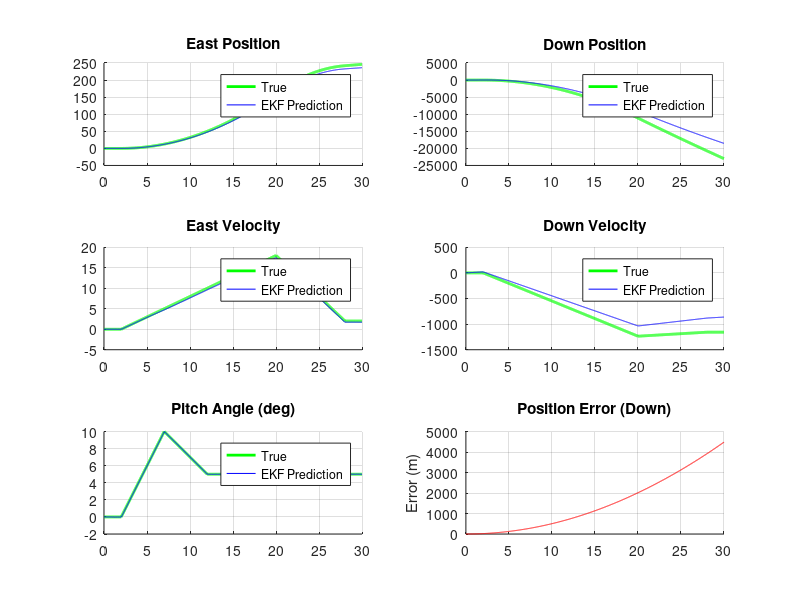

MATLAB code to generate this figure:
clc; clear; close all;

%% 1. Simulation Setup
% Constants & Time
g = 9.81; % m/s^2
dt = 0.01; % Simulation time step (100 Hz)
t_end = 30;
N = t_end / dt;
t = (0:N-1)' * dt;

% True Vehicle Motion Profile
true_pitch_rate = zeros(N, 1);
true_pitch_rate(t > 2 & t <= 7) = deg2rad(2);
true_pitch_rate(t > 7 & t <= 12) = deg2rad(-1);
true_pitch = cumsum(true_pitch_rate) * dt;


% Integrate total acceleration to get true velocity and position
true_accel_e = zeros(N, 1);
true_accel_d = zeros(N, 1);
true_accel_e(t > 2 & t <= 20) = 1;
true_accel_e(t > 20 & t <= 28) = -2;
true_accel_d(t > 2 & t <= 20) = -9.81*7;
true_accel_d(t > 20 & t <= 28) = 9.81;

true_vel_e = cumsum(true_accel_e) * dt;
true_vel_d = cumsum(true_accel_d) * dt;
true_pos_e = cumsum(true_vel_e) * dt;
true_pos_d = cumsum(true_vel_d) * dt;

%% 2. Generate Physically Consistent Sensor Data (WITH NOISE)
% Define noise levels
gyro_noise_std = deg2rad(0.1); % Gyro noise (rad/s)
accel_noise_std = 0.05;       % Accelerometer noise (m/s^2)

% Generate noisy sensor data
perfect_accel_data_x = true_accel_e .* cos(true_pitch) + true_accel_d .* sin(true_pitch) - g .* sin(true_pitch);
perfect_accel_data_z = true_accel_e .* sin(true_pitch) + true_accel_d .* cos(true_pitch) - g .* cos(true_pitch);
perfect_gyro_data = true_pitch_rate;

accel_data_x = perfect_accel_data_x + randn(N, 1) * accel_noise_std;
accel_data_z = perfect_accel_data_z + randn(N, 1) * accel_noise_std;
gyro_data = perfect_gyro_data + randn(N, 1) * gyro_noise_std;

% GPS & Absolute Angle (Low Rate) - Not used in this test
gps_pos_e_data = nan(N, 1); gps_pos_d_data = nan(N, 1);
gps_vel_e_data = nan(N, 1); gps_vel_d_data = nan(N, 1);
gps_pitch_data = nan(N, 1);

%% 3. EKF Initialization
x_hat = zeros(5, 1);
P = eye(5) * 0.01;

% Process Noise (Q) must be non-zero for the filter to trust its model less
sigma_a = 0.1; % Uncertainty in our acceleration model
sigma_w = deg2rad(0.05); % Uncertainty in our gyro model
Q_pv = [[dt^4/4, dt^3/2]; [dt^3/2, dt^2]] * sigma_a^2;
Q = zeros(5);
Q(1:2, 1:2) = Q_pv;
Q(3:4, 3:4) = Q_pv;
Q(5,5) = (dt * sigma_w)^2;

x_hat_hist = zeros(N, 5);
x_hat_hist(1, :) = x_hat';

%% 4. EKF Main Loop (Prediction Only)
for k = 2:N
    % --- I. Prediction Step ---
    p_e_prev = x_hat(1); p_d_prev = x_hat(2);
    v_e_prev = x_hat(3); v_d_prev = x_hat(4);
    theta_prev = x_hat(5);
    
    a_x_meas = accel_data_x(k-1);
    a_z_meas = accel_data_z(k-1);
    w_meas = gyro_data(k-1);
    
    theta_mid = theta_prev + w_meas * dt / 2;
    ct = cos(theta_mid);
    st = sin(theta_mid);
    
    % Reconstruct kinematic acceleration in the BODY frame
    g_body_x = g * st;
    g_body_z = g * ct;
    a_kin_body_x = a_x_meas + g_body_x;
    a_kin_body_z = a_z_meas + g_body_z;

    % Rotate kinematic acceleration to the INERTIAL frame
    a_kin_inertial_e = a_kin_body_x * ct - a_kin_body_z * st;
    a_kin_inertial_d = a_kin_body_x * st + a_kin_body_z * ct;

    % Add inertial gravity to get TOTAL acceleration
    a_total_e = a_kin_inertial_e;
    a_total_d = a_kin_inertial_d + g;

    % Predict state by integrating total acceleration
    x_hat(1) = p_e_prev + v_e_prev * dt + 0.5 * a_total_e * dt^2;
    x_hat(2) = p_d_prev + v_d_prev * dt + 0.5 * a_total_d * dt^2;
    x_hat(3) = v_e_prev + a_total_e * dt;
    x_hat(4) = v_d_prev + a_total_d * dt;
    x_hat(5) = theta_prev + w_meas * dt;
    
    % --- Jacobian Calculation for Covariance Prediction ---
    F = eye(5);
    F(1, 3) = dt; F(2, 4) = dt;
    d_ax_d_th = -st * a_x_meas - ct * a_z_meas;
    d_az_d_th =  ct * a_x_meas - st * a_z_meas;
    F(1,5) = 0.5 * dt^2 * d_ax_d_th;
    F(2,5) = 0.5 * dt^2 * d_az_d_th;
    F(3,5) = dt * d_ax_d_th;
    F(4,5) = dt * d_az_d_th;

    % Predict covariance
    P = F * P * F' + Q;

    % --- II. Correction Step (Disabled) ---
    if 1 == 2 % Disabled
    end
    
    x_hat_hist(k, :) = x_hat';
end

%% 5. Plot Results
figure('Name', 'EKF Drift with Noisy Sensors (No GPS Correction)');
subplot(3,2,1); hold on; grid on; plot(t, true_pos_e, 'g', 'LineWidth', 2); plot(t, x_hat_hist(:,1), 'b'); legend('True', 'EKF Prediction'); title('East Position');
subplot(3,2,2); hold on; grid on; plot(t, true_pos_d, 'g', 'LineWidth', 2); plot(t, x_hat_hist(:,2), 'b'); legend('True', 'EKF Prediction'); title('Down Position');
subplot(3,2,3); hold on; grid on; plot(t, true_vel_e, 'g', 'LineWidth', 2); plot(t, x_hat_hist(:,3), 'b'); legend('True', 'EKF Prediction'); title('East Velocity');
subplot(3,2,4); hold on; grid on; plot(t, true_vel_d, 'g', 'LineWidth', 2); plot(t, x_hat_hist(:,4), 'b'); legend('True', 'EKF Prediction'); title('Down Velocity');
subplot(3,2,5); hold on; grid on; plot(t, rad2deg(true_pitch), 'g', 'LineWidth', 2); plot(t, rad2deg(x_hat_hist(:,5)), 'b'); legend('True', 'EKF Prediction'); title('Pitch Angle (deg)');
subplot(3,2,6); hold on; grid on; plot(t, x_hat_hist(:,2) - true_pos_d, 'r'); title('Position Error (Down)'); ylabel('Error (m)');
